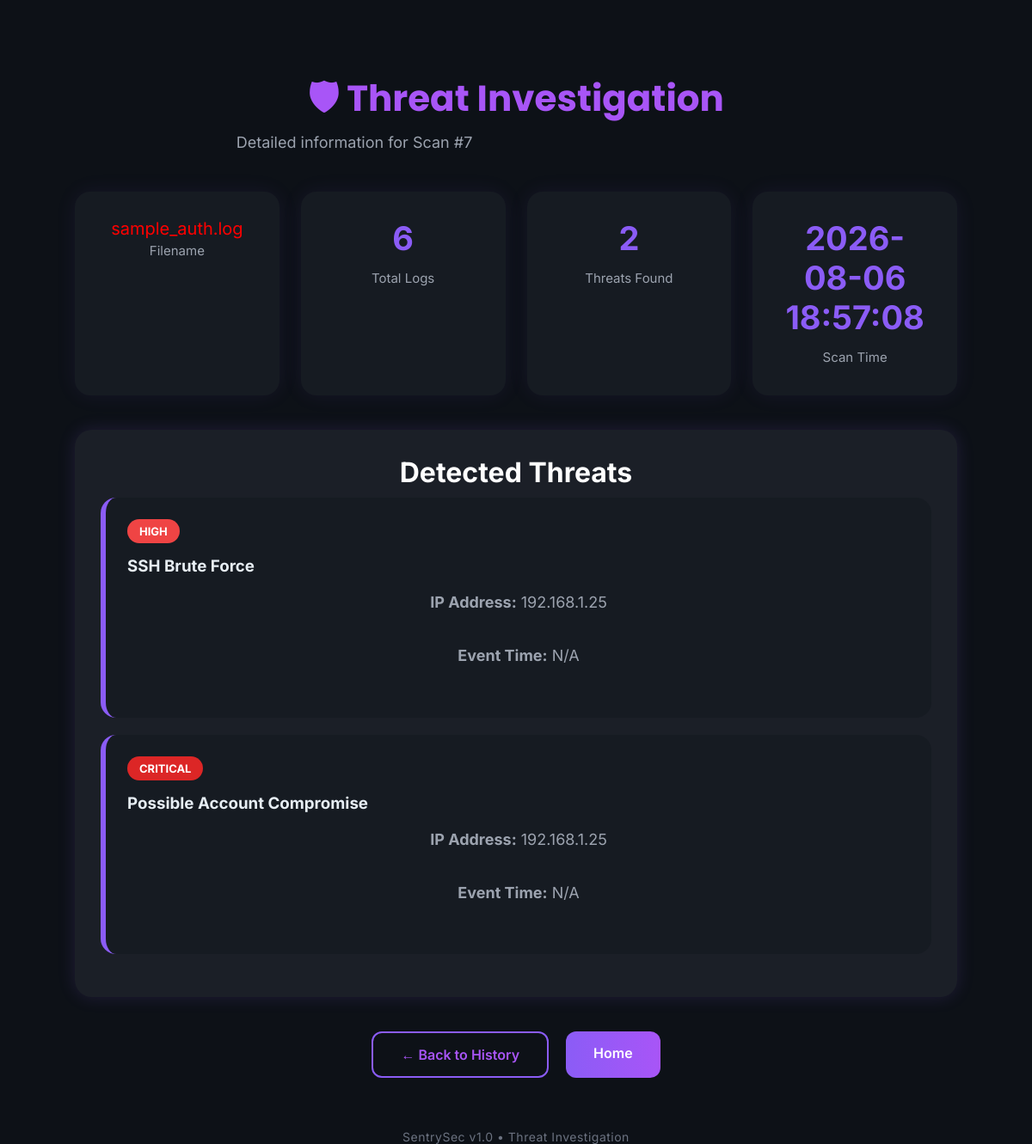
Page /scan/7 on the committed database.
### tables this page shows
CREATE TABLE scan_history (

            id INTEGER PRIMARY KEY AUTOINCREMENT,

            filename TEXT,

            scan_time TIMESTAMP DEFAULT CURRENT_TIMESTAMP,

            total_logs INTEGER,

            failed_logins INTEGER,

            successful_logins INTEGER,

            threat_count INTEGER

        );

CREATE TABLE threat_details (

        id INTEGER PRIMARY KEY AUTOINCREMENT,

        scan_id INTEGER,

        severity TEXT,

        message TEXT,

        ip_address TEXT,

        log_time TEXT,

        FOREIGN KEY(scan_id)
            REFERENCES scan_history(id)

        );

### app.py (the view)
@app.route("/scan/<int:scan_id>")
def scan_details(scan_id):
    scan = dict(get_scan(scan_id))   # <-- change this line
    threats = [dict(t) for t in get_threats(scan_id)]
    return render_template(
        "scan_details.html",
        scan=scan,
        threats=threats
    )

### database.py (called while the page is built)
def get_connection():
    conn = sqlite3.connect(DATABASE)
    conn.row_factory = sqlite3.Row
    return conn

def get_scan(scan_id):
    conn = get_connection()
    cursor = conn.cursor()
    cursor.execute("""
        SELECT *
        FROM scan_history
        WHERE id = ?
    """, (scan_id,))
    scan = cursor.fetchone()
    conn.close()
    return scan

def get_threats(scan_id):
    conn = get_connection()
    cursor = conn.cursor()
    cursor.execute("""
        SELECT *
        FROM threat_details
        WHERE scan_id = ?
        ORDER BY id
    """, (scan_id,))
    threats = cursor.fetchall()
    conn.close()
    return threats

### templates/scan_details.html (shortened to what this page needs)
<!DOCTYPE html>
<html lang="en">
<head>
    <link rel="stylesheet"
          href="{{ url_for('static', filename='style.css') }}">
</head>
<body>
<div class="analytics-page">
    <div class="page-title">
        <h1>🛡 Threat Investigation</h1>
        <p>Detailed information for Scan #{{ scan.id }}</p>
    </div>
    <div class="summary-grid">
        <div class="summary-card" style="overflow: visible;">
            <div style="
                color: red;
                font-size: 20px;
                white-space: normal;
                word-break: break-word;
            ">
                {{ scan.filename }}
            </div>
            <p>Filename</p>
        </div>
        <div class="summary-card">
            <h2>{{ scan.total_logs }}</h2>
            <p>Total Logs</p>
        </div>
        <div class="summary-card">
            <h2>{{ scan.threat_count }}</h2>
            <p>Threats Found</p>
        </div>
        <div class="summary-card">
            <h2>{{ scan.scan_time }}</h2>
            <p>Scan Time</p>
        </div>
    </div>
    <div class="chart-card">
        <h2>Detected Threats</h2>
        {% if threats %}
            {% for threat in threats %}
            <div class="alert-card">
                <span class="badge {{ threat.severity.lower() }}">
                    {{ threat.severity }}
                </span>
                <h3>{{ threat.message }}</h3>
                <p><strong>IP Address:</strong> {{ threat.ip_address }}</p>
                <p><strong>Event Time:</strong> {{ threat.log_time }}</p>
            </div>
            {% endfor %}
        {% else %}
            <p>No threats detected for this scan.</p>
        {% endif %}
    </div>
    <div class="button-group">
        <a href="/history" class="secondary-btn">
            ← Back to History
        </a>
        <a href="/" class="primary-btn">
            Home
        </a>
    </div>
</div>
<footer class="footer">
    SentrySec v1.0 • Threat Investigation
</footer>
</body>
</html>

### static/style.css (style rules this page uses)
* { margin:0; padding:0; box-sizing:border-box; }
html,body { width:100%; height:100%; }
body { font-family:"Inter",sans-serif; background:#0D1117; color:#E6EDF3; min-height:100vh; padding:30px; }
h1 { font-family:"Poppins",sans-serif; font-size:42px; line-height:1.2; margin-bottom:25px; }
p { max-width:650px; margin:0 auto 50px; color:#9CA3AF; font-size:18px; line-height:1.8; }
.footer { margin:50px 0 20px; text-align:center; color:#6B7280; font-size:14px; letter-spacing:.5px; }
.page-title { text-align:center; margin-bottom:40px; }
.page-title h1 { color:#A855F7; margin-bottom:10px; }
.page-title p { margin:0; color:#9CA3AF; }
.summary-card { background:#161B22; border-radius:18px; padding:30px; text-align:center; box-shadow:0 0 25px rgba(139,92,246,.08); border:1px solid transparent; transition:.3s ease; }
.summary-card h2 { color:#8B5CF6; font-size:38px; margin-bottom:10px; animation:pop .6s ease; }
.summary-card p { margin:0; color:#9CA3AF; font-size:15px; }
.alert-card { background:#161B22; border-left:6px solid #8B5CF6; border-radius:18px; padding:25px; margin-bottom:20px; }
.badge { display:inline-block; padding:6px 14px; border-radius:20px; font-size:13px; font-weight:bold; color:white; margin-bottom:15px; }
.badge.high { background:#EF4444; }
.badge.critical { background:#DC2626; }
.alert-card h3 { margin-bottom:15px; }
.alert-card p { margin:8px 0; max-width:none; }
.button-group { display:flex; justify-content:center; gap:20px; margin-top:40px; flex-wrap:wrap; }
.primary-btn, .secondary-btn { text-decoration:none; padding:15px 32px; border-radius:12px; font-weight:600; transition:.25s; display:inline-block; }
.primary-btn { background:linear-gradient(90deg,#8B5CF6,#A855F7); color:white; }
.secondary-btn { border:2px solid #8B5CF6; color:#A855F7; background:transparent; }
.analytics-page { width:90%; max-width:1400px; margin:60px auto; }
.summary-grid { display:grid; grid-template-columns:repeat(4,1fr); gap:25px; margin:40px 0; }
.chart-card { background:#1b1f27; border-radius:20px; padding:30px; margin-top:35px; box-shadow:0 0 20px rgba(139,92,246,.15); transition:.3s ease; }
.chart-card h2 { color:white; text-align:center; margin-bottom:10px; font-size:32px; }
.chart-card p { text-align:center; color:#9CA3AF; margin-bottom:30px; }

### rows in the picture
scan_history: id "7", filename "sample_auth.log", total_logs "6", threat_count "2", scan_time "2026-08-06 18:57:08"
threat_details: severity "HIGH", message "SSH Brute Force", ip_address "192.168.1.25", log_time "N/A"
threat_details: severity "CRITICAL", message "Possible Account Compromise", ip_address "192.168.1.25", log_time "N/A"
